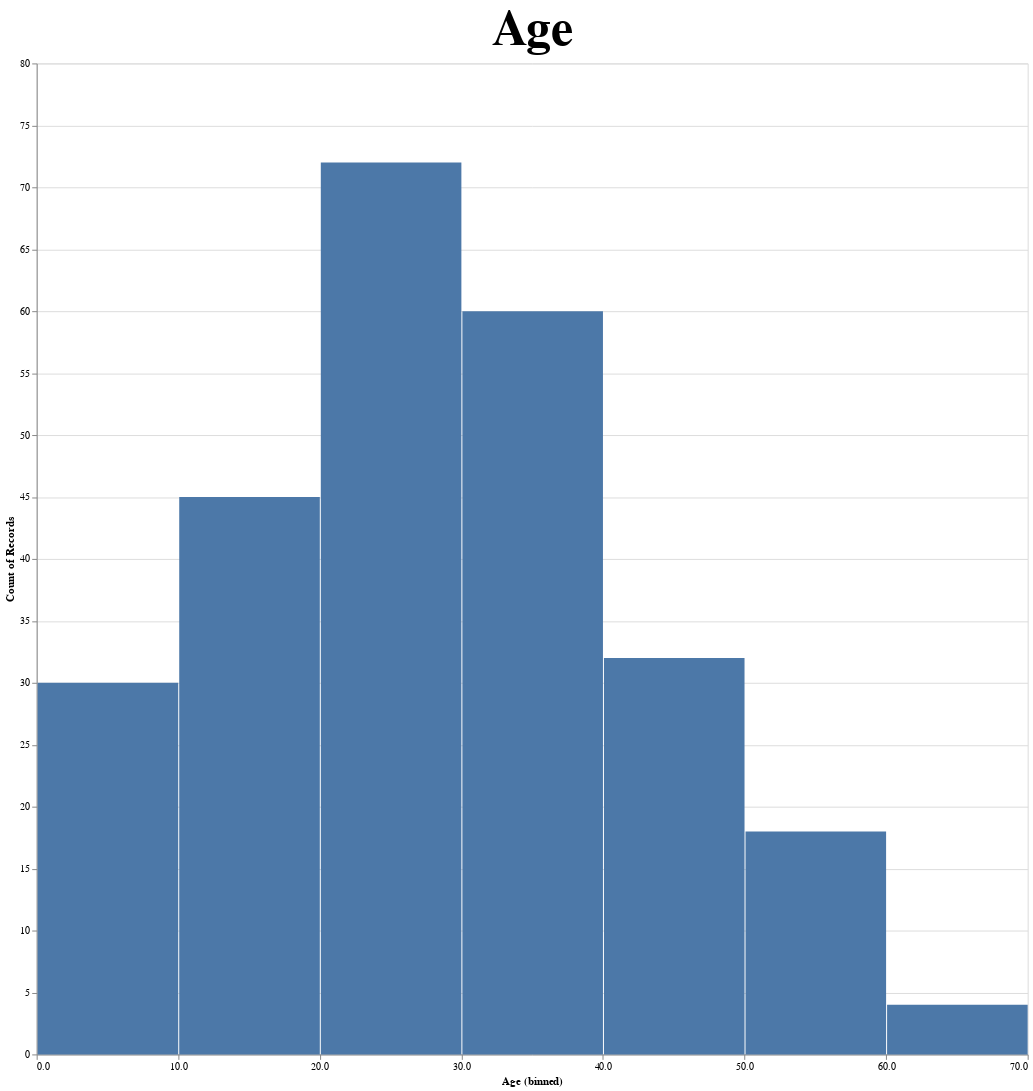

Notebook code for this chart:
### Code cell
females.filter(_.AgeIsDefined).mapColumn["Age", Double](_.get).plotHistogram["Age"]

### Figure 1 — Vega specification as saved in the notebook (floating-point values rounded to 4 significant figures; data arrays with more than 128 entries replaced by an {"elided": "..."} marker saying what was removed)
{"$schema": "https://vega.github.io/schema/vega-lite/v6.json", "data": {"values": {"elided": "261 records"}}, "description": "Age", "encoding": {"x": {"bin": true, "field": "Age"}, "y": {"aggregate": "count"}}, "height": 1000, "mark": {"tooltip": true, "type": "bar"}, "title": {"fontSize": {"expr": "width / 20"}, "text": "Age"}, "width": 1000}
